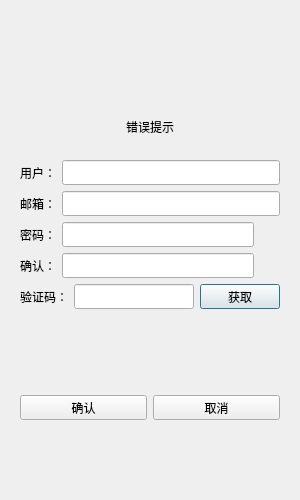
<?xml version="1.0" encoding="UTF-8"?>
<ui version="4.0">
 <class>RegisterDialog</class>
 <widget class="QDialog" name="RegisterDialog">
  <property name="geometry">
   <rect>
    <x>0</x>
    <y>0</y>
    <width>300</width>
    <height>500</height>
   </rect>
  </property>
  <property name="minimumSize">
   <size>
    <width>300</width>
    <height>500</height>
   </size>
  </property>
  <property name="maximumSize">
   <size>
    <width>300</width>
    <height>500</height>
   </size>
  </property>
  <property name="windowTitle">
   <string>Dialog</string>
  </property>
  <layout class="QVBoxLayout" name="verticalLayout_2">
   <item>
    <spacer name="verticalSpacer">
     <property name="orientation">
      <enum>Qt::Orientation::Vertical</enum>
     </property>
     <property name="sizeHint" stdset="0">
      <size>
       <width>20</width>
       <height>40</height>
      </size>
     </property>
    </spacer>
   </item>
   <item>
    <widget class="QWidget" name="widget" native="true">
     <layout class="QVBoxLayout" name="verticalLayout_4">
      <item>
       <widget class="QLabel" name="err_tip">
        <property name="text">
         <string>错误提示</string>
        </property>
        <property name="alignment">
         <set>Qt::AlignmentFlag::AlignCenter</set>
        </property>
       </widget>
      </item>
     </layout>
    </widget>
   </item>
   <item>
    <layout class="QVBoxLayout" name="verticalLayout">
     <item>
      <widget class="QStackedWidget" name="stackedWidget">
       <property name="currentIndex">
        <number>0</number>
       </property>
       <widget class="QWidget" name="page">
        <layout class="QVBoxLayout" name="verticalLayout_3">
         <item>
          <layout class="QHBoxLayout" name="horizontalLayout">
           <item>
            <widget class="QLabel" name="user_label">
             <property name="minimumSize">
              <size>
               <width>0</width>
               <height>25</height>
              </size>
             </property>
             <property name="maximumSize">
              <size>
               <width>16777215</width>
               <height>25</height>
              </size>
             </property>
             <property name="text">
              <string>用户：</string>
             </property>
            </widget>
           </item>
           <item>
            <widget class="QLineEdit" name="user_edit">
             <property name="minimumSize">
              <size>
               <width>0</width>
               <height>25</height>
              </size>
             </property>
             <property name="maximumSize">
              <size>
               <width>16777215</width>
               <height>25</height>
              </size>
             </property>
            </widget>
           </item>
          </layout>
         </item>
         <item>
          <layout class="QHBoxLayout" name="horizontalLayout_2">
           <item>
            <widget class="QLabel" name="email_label">
             <property name="minimumSize">
              <size>
               <width>0</width>
               <height>25</height>
              </size>
             </property>
             <property name="maximumSize">
              <size>
               <width>16777215</width>
               <height>25</height>
              </size>
             </property>
             <property name="text">
              <string>邮箱：</string>
             </property>
            </widget>
           </item>
           <item>
            <widget class="QLineEdit" name="email_edit">
             <property name="minimumSize">
              <size>
               <width>0</width>
               <height>25</height>
              </size>
             </property>
             <property name="maximumSize">
              <size>
               <width>16777215</width>
               <height>25</height>
              </size>
             </property>
            </widget>
           </item>
          </layout>
         </item>
         <item>
          <layout class="QHBoxLayout" name="horizontalLayout_3">
           <item>
            <widget class="QLabel" name="pass_label">
             <property name="minimumSize">
              <size>
               <width>0</width>
               <height>25</height>
              </size>
             </property>
             <property name="maximumSize">
              <size>
               <width>16777215</width>
               <height>25</height>
              </size>
             </property>
             <property name="text">
              <string>密码：</string>
             </property>
            </widget>
           </item>
           <item>
            <widget class="QLineEdit" name="pass_edit">
             <property name="minimumSize">
              <size>
               <width>0</width>
               <height>25</height>
              </size>
             </property>
             <property name="maximumSize">
              <size>
               <width>16777215</width>
               <height>25</height>
              </size>
             </property>
            </widget>
           </item>
           <item>
            <widget class="ClickedLabel" name="pass_visible">
             <property name="minimumSize">
              <size>
               <width>20</width>
               <height>20</height>
              </size>
             </property>
             <property name="maximumSize">
              <size>
               <width>20</width>
               <height>20</height>
              </size>
             </property>
             <property name="text">
              <string/>
             </property>
            </widget>
           </item>
          </layout>
         </item>
         <item>
          <layout class="QHBoxLayout" name="horizontalLayout_4">
           <item>
            <widget class="QLabel" name="confirm_label">
             <property name="minimumSize">
              <size>
               <width>0</width>
               <height>25</height>
              </size>
             </property>
             <property name="maximumSize">
              <size>
               <width>16777215</width>
               <height>25</height>
              </size>
             </property>
             <property name="text">
              <string>确认：</string>
             </property>
            </widget>
           </item>
           <item>
            <widget class="QLineEdit" name="confirm_edit">
             <property name="minimumSize">
              <size>
               <width>0</width>
               <height>25</height>
              </size>
             </property>
             <property name="maximumSize">
              <size>
               <width>16777215</width>
               <height>25</height>
              </size>
             </property>
            </widget>
           </item>
           <item>
            <widget class="ClickedLabel" name="confirm_visible">
             <property name="minimumSize">
              <size>
               <width>20</width>
               <height>20</height>
              </size>
             </property>
             <property name="maximumSize">
              <size>
               <width>20</width>
               <height>20</height>
              </size>
             </property>
             <property name="text">
              <string/>
             </property>
            </widget>
           </item>
          </layout>
         </item>
         <item>
          <layout class="QHBoxLayout" name="horizontalLayout_5">
           <item>
            <widget class="QLabel" name="verify_label">
             <property name="minimumSize">
              <size>
               <width>0</width>
               <height>25</height>
              </size>
             </property>
             <property name="maximumSize">
              <size>
               <width>16777215</width>
               <height>25</height>
              </size>
             </property>
             <property name="text">
              <string>验证码：</string>
             </property>
            </widget>
           </item>
           <item>
            <widget class="QLineEdit" name="verify_edit">
             <property name="minimumSize">
              <size>
               <width>0</width>
               <height>25</height>
              </size>
             </property>
             <property name="maximumSize">
              <size>
               <width>16777215</width>
               <height>25</height>
              </size>
             </property>
            </widget>
           </item>
           <item>
            <widget class="TimerBtn" name="get_code">
             <property name="minimumSize">
              <size>
               <width>0</width>
               <height>25</height>
              </size>
             </property>
             <property name="maximumSize">
              <size>
               <width>16777215</width>
               <height>25</height>
              </size>
             </property>
             <property name="text">
              <string>获取</string>
             </property>
            </widget>
           </item>
          </layout>
         </item>
         <item>
          <spacer name="verticalSpacer_3">
           <property name="orientation">
            <enum>Qt::Orientation::Vertical</enum>
           </property>
           <property name="sizeHint" stdset="0">
            <size>
             <width>20</width>
             <height>40</height>
            </size>
           </property>
          </spacer>
         </item>
         <item>
          <spacer name="verticalSpacer_2">
           <property name="orientation">
            <enum>Qt::Orientation::Vertical</enum>
           </property>
           <property name="sizeHint" stdset="0">
            <size>
             <width>20</width>
             <height>40</height>
            </size>
           </property>
          </spacer>
         </item>
         <item>
          <layout class="QHBoxLayout" name="horizontalLayout_6">
           <item>
            <widget class="QPushButton" name="sure_bnt">
             <property name="minimumSize">
              <size>
               <width>0</width>
               <height>25</height>
              </size>
             </property>
             <property name="maximumSize">
              <size>
               <width>16777215</width>
               <height>25</height>
              </size>
             </property>
             <property name="text">
              <string>确认</string>
             </property>
            </widget>
           </item>
           <item>
            <widget class="QPushButton" name="cancel_bnt">
             <property name="minimumSize">
              <size>
               <width>0</width>
               <height>25</height>
              </size>
             </property>
             <property name="maximumSize">
              <size>
               <width>16777215</width>
               <height>25</height>
              </size>
             </property>
             <property name="text">
              <string>取消</string>
             </property>
            </widget>
           </item>
          </layout>
         </item>
         <item>
          <spacer name="horizontalSpacer">
           <property name="orientation">
            <enum>Qt::Orientation::Horizontal</enum>
           </property>
           <property name="sizeHint" stdset="0">
            <size>
             <width>40</width>
             <height>20</height>
            </size>
           </property>
          </spacer>
         </item>
        </layout>
       </widget>
       <widget class="QWidget" name="page_2">
        <layout class="QVBoxLayout" name="verticalLayout_5">
         <item>
          <spacer name="verticalSpacer_5">
           <property name="orientation">
            <enum>Qt::Orientation::Vertical</enum>
           </property>
           <property name="sizeHint" stdset="0">
            <size>
             <width>20</width>
             <height>40</height>
            </size>
           </property>
          </spacer>
         </item>
         <item>
          <widget class="QLabel" name="tip_lb">
           <property name="text">
            <string>注册成功，5秒后返回登录</string>
           </property>
           <property name="alignment">
            <set>Qt::AlignmentFlag::AlignCenter</set>
           </property>
          </widget>
         </item>
         <item>
          <widget class="QLabel" name="tip2_lb">
           <property name="text">
            <string>可点击返回按钮直接返回登录界面</string>
           </property>
           <property name="alignment">
            <set>Qt::AlignmentFlag::AlignCenter</set>
           </property>
          </widget>
         </item>
         <item>
          <spacer name="verticalSpacer_6">
           <property name="orientation">
            <enum>Qt::Orientation::Vertical</enum>
           </property>
           <property name="sizeHint" stdset="0">
            <size>
             <width>20</width>
             <height>40</height>
            </size>
           </property>
          </spacer>
         </item>
         <item>
          <widget class="QWidget" name="widget_2" native="true">
           <layout class="QHBoxLayout" name="horizontalLayout_7">
            <item>
             <spacer name="horizontalSpacer_3">
              <property name="orientation">
               <enum>Qt::Orientation::Horizontal</enum>
              </property>
              <property name="sizeHint" stdset="0">
               <size>
                <width>40</width>
                <height>20</height>
               </size>
              </property>
             </spacer>
            </item>
            <item>
             <widget class="QPushButton" name="return_btn">
              <property name="minimumSize">
               <size>
                <width>0</width>
                <height>25</height>
               </size>
              </property>
              <property name="maximumSize">
               <size>
                <width>16777215</width>
                <height>25</height>
               </size>
              </property>
              <property name="text">
               <string>返回登录</string>
              </property>
             </widget>
            </item>
            <item>
             <spacer name="horizontalSpacer_2">
              <property name="orientation">
               <enum>Qt::Orientation::Horizontal</enum>
              </property>
              <property name="sizeHint" stdset="0">
               <size>
                <width>40</width>
                <height>20</height>
               </size>
              </property>
             </spacer>
            </item>
           </layout>
          </widget>
         </item>
         <item>
          <spacer name="verticalSpacer_7">
           <property name="orientation">
            <enum>Qt::Orientation::Vertical</enum>
           </property>
           <property name="sizeHint" stdset="0">
            <size>
             <width>20</width>
             <height>40</height>
            </size>
           </property>
          </spacer>
         </item>
        </layout>
       </widget>
      </widget>
     </item>
     <item>
      <spacer name="verticalSpacer_4">
       <property name="orientation">
        <enum>Qt::Orientation::Vertical</enum>
       </property>
       <property name="sizeHint" stdset="0">
        <size>
         <width>20</width>
         <height>40</height>
        </size>
       </property>
      </spacer>
     </item>
    </layout>
   </item>
  </layout>
 </widget>
 <customwidgets>
  <customwidget>
   <class>ClickedLabel</class>
   <extends>QLabel</extends>
   <header location="global">clickedlabel.h</header>
  </customwidget>
  <customwidget>
   <class>TimerBtn</class>
   <extends>QPushButton</extends>
   <header>timerbtn.h</header>
  </customwidget>
 </customwidgets>
 <resources/>
 <connections/>
</ui>
